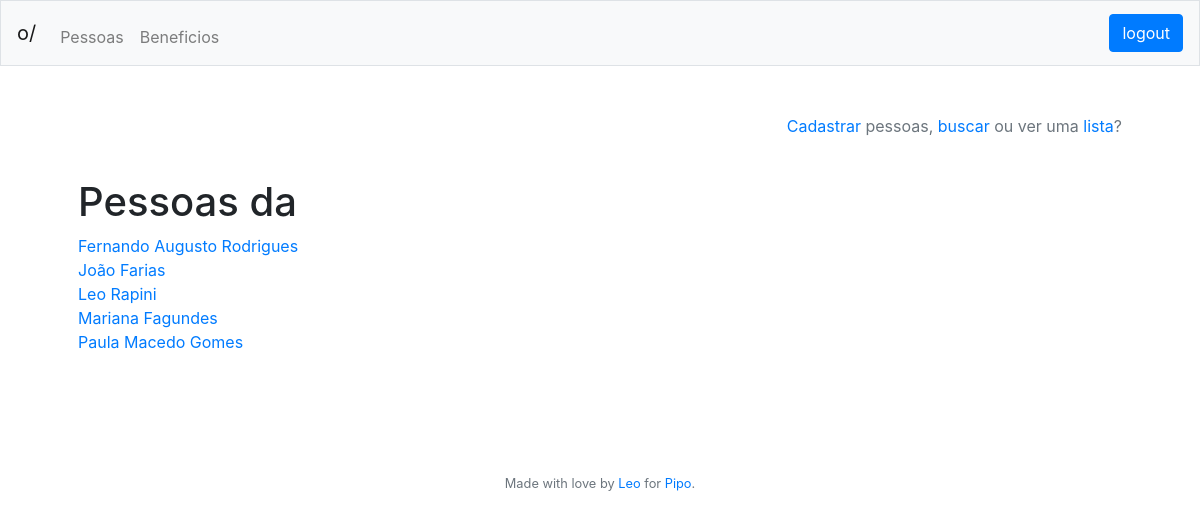
/pessoas/lista (signed in), run on an earlier commit of the app's database.
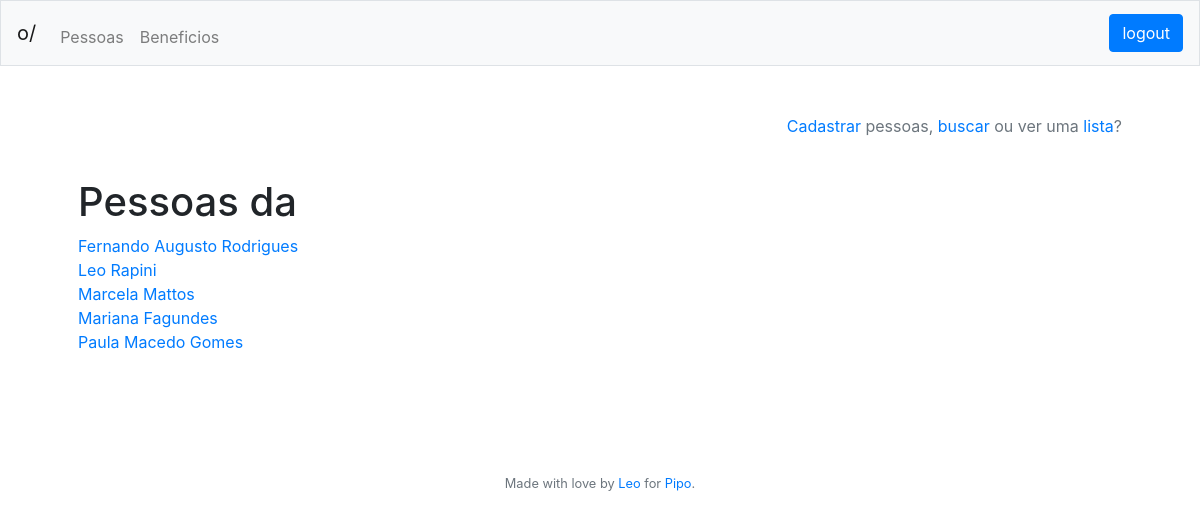
And on a later commit of the database.
### tables this page shows
CREATE TABLE person
	(id INTEGER NOT NULL PRIMARY KEY AUTOINCREMENT,
	idCompany INTEGER NOT NULL,
	name VARCHAR(255) NOT NULL,
	cpf VARCHAR(14) NOT NULL,
	timestamp DATETIME DEFAULT CURRENT_TIMESTAMP,
	FOREIGN KEY (idCompany) REFERENCES company(id));

### app.py (the view)
@app.route("/<who>/lista", methods=['GET'])
@login_required
def list(who):
	if who == "beneficios":
		who_list = get_company_benefits(session["idCompany"])
	elif who == "pessoas":
		who_list = get_all_from("person", "idCompany", str(session["idCompany"]))
	else:
		return "Essa página não existe"
	return render_template("list.html", header = get_header(session), who = who,
										who_list = who_list)

### app.py (called while the page is built)
@app.after_request
def after_request(response):
    response.headers["Cache-Control"] = "no-cache, no-store, must-revalidate"
    response.headers["Expires"] = 0
    response.headers["Pragma"] = "no-cache"
    return response

@app.teardown_request
def remove_session(ex=None):
    db.remove()

def login_required(f):
    @wraps(f)
    def decorated_function(*args, **kwargs):
        if session.get("id") is None:
            return redirect("/login")
        return f(*args, **kwargs)
    return decorated_function

def get_header(session):
	try:
		header = {"name": session["name"],
					"company": session["company"],
					"admin": get_admin_title(session["admin"]),
					"id": session["id"]}
	except:
		header = {"name": "",
					"company": "",
					"admin": "",
					"id": ""}
	return header

def split_str(word):
	return [char for char in word]

def is_it_bad(string):
	not_safe = ";\\"
	for letter in string:
		if letter in split_str(not_safe):
			raise ValueError("Not a safe character")

def get_all_from(table, where, data):
		is_it_bad(table); is_it_bad(where); is_it_bad(data)
		all_from = db.execute("""SELECT * FROM {} WHERE {} = :{}""".format(table,
							where, where), {"{}".format(where): data}).fetchall()
		return all_from

### templates/list.html
{% extends "layout.html" %}
{% block main %}
	<p align="right" class="text-muted"><a href="/{{ who }}/cadastro">Cadastrar</a> {{ who }}, <a href="/{{ who }}/busca">buscar</a> ou ver uma <a href="/{{ who }}/lista">lista</a>?</p>
	<br>
	{% if who == "empresas" %}
		<h1>Clientes da Pipo ❤️</h1>
	{% elif who == "beneficios" %}
		<h1>Benefícios Disponíveis</h1>
	{% else %}
		<h1>Pessoas da {{ header["company"] }}</h1>
	{% endif %}
	{% if who_list|length %}
		{% for item in who_list|sort(attribute='name') %}
			<a href="/{{ who }}/perfil/{{ item['id'] }}">{{ item["name"] }}</a><br>
		{% endfor %}
	{% else %}
		<p>Nenhum resultado encontrado :(</p>
	{% endif %}
	<br><br>
{% endblock %}

### templates/layout.html (shortened to what this page needs)
<!DOCTYPE html>
<html lang="pt">
    <head>
        <link href="https://maxcdn.bootstrapcdn.com/bootstrap/4.1.3/css/bootstrap.min.css" rel="stylesheet">
    </head>
    <body>
        <nav class="navbar navbar-expand-md navbar-light bg-light border">
            <a class="navbar-brand" href="/">o/ {{ header["company"] }}</span></a>
            <div class="collapse navbar-collapse" id="navbar">
                <ul class="navbar-nav mr-auto mt-2">
                    <li class="nav-item"><a class="nav-link" href="/pessoas">Pessoas</a></li>
                    <li class="nav-item"><a class="nav-link" href="/beneficios">Beneficios</a></li>
                </ul>
                <ul class="nav navbar-nav navbar-right">
                    <li>
                        <div class="btn-nav">
                            <a class="btn btn-primary btn-small navbar-btn" href="/logout">logout</a>
                        </div>
                    </li>
                </ul>
            </div>
        </nav>
        <main class="container p-5">
            {% block main %}{% endblock %}
        </main>
        <br>
        <footer class="small text-center text-muted">
           Made with love by <a href="https://github.com/leorapini" target="_blank">Leo</a> for <a href="https://piposaude.com.br" target="_blank">Pipo</a>.
           <br><br><br>
        </footer>
    </body>
</html>

What changed in the data, as far as the page shows it:
removed person: name "João Farias"
added person: name "Marcela Mattos"
